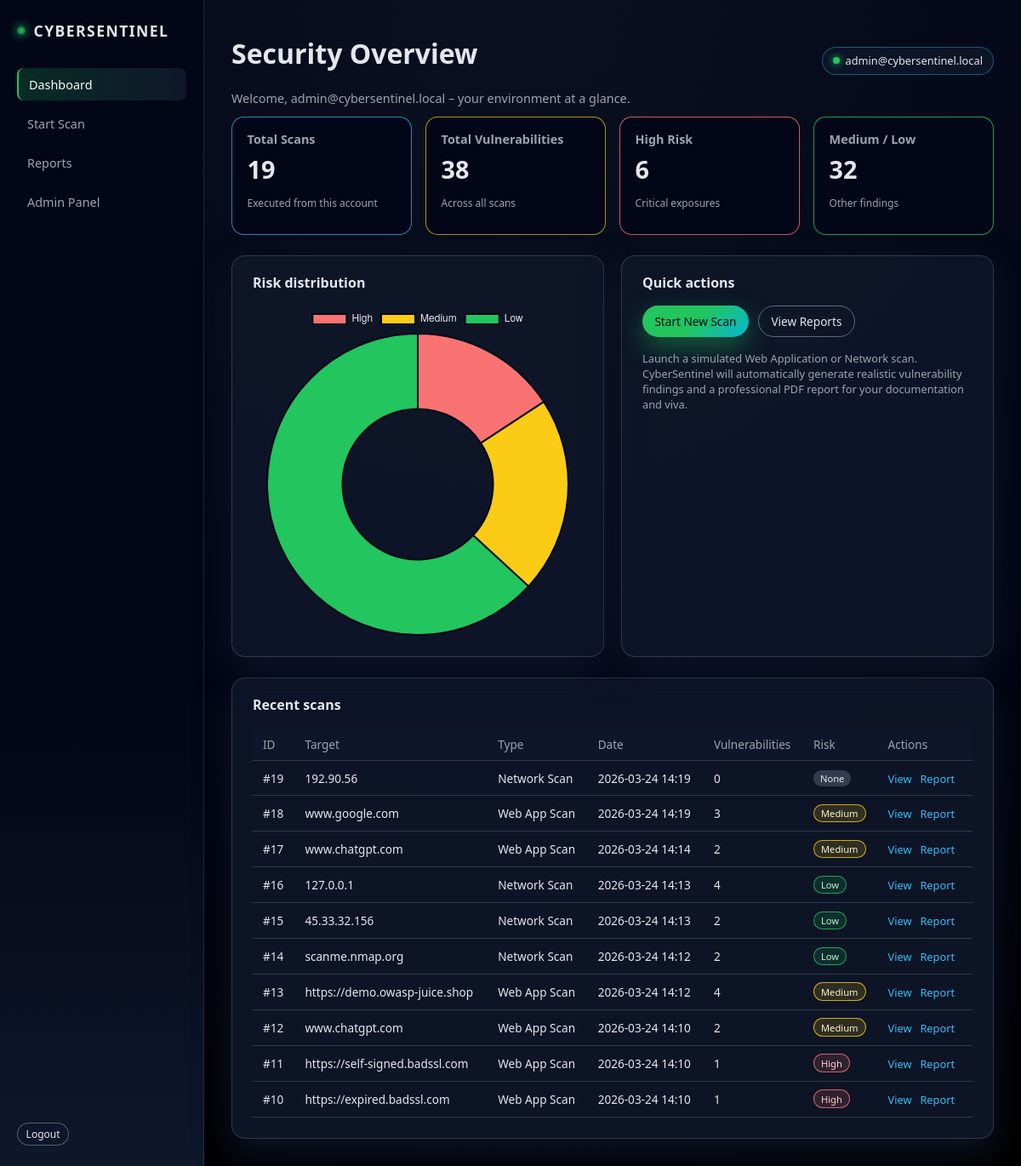
The page /dashboard (signed in) on the database its author committed.
### app.py (models this page shows, shortened)
class User(db.Model):
    id = db.Column(db.Integer, primary_key=True)
    email = db.Column(db.String(120), unique=True, nullable=False)
    password_hash = db.Column(db.String(255), nullable=False)
    is_admin = db.Column(db.Boolean, default=False)
    created_at = db.Column(db.DateTime, default=datetime.utcnow)
    scans = db.relationship("Scan", backref="user", lazy=True)

class Scan(db.Model):
    id = db.Column(db.Integer, primary_key=True)
    user_id = db.Column(db.Integer, db.ForeignKey("user.id"), nullable=False)
    target = db.Column(db.String(255), nullable=False)
    scan_type = db.Column(db.String(50), nullable=False)
    created_at = db.Column(db.DateTime, default=datetime.utcnow)
    total_vulns = db.Column(db.Integer, default=0)
    high_count = db.Column(db.Integer, default=0)
    medium_count = db.Column(db.Integer, default=0)
    low_count = db.Column(db.Integer, default=0)
    vulnerabilities = db.relationship(
        "Vulnerability", backref="scan", lazy=True, cascade="all, delete-orphan"
    )

### app.py (the view)
@app.route("/dashboard")
@login_required
def dashboard():
    user_id = session["user_id"]
    user = User.query.get(user_id)
    total_scans = Scan.query.filter_by(user_id=user_id).count()
    total_vulns = (
        db.session.query(Vulnerability)
        .join(Scan)
        .filter(Scan.user_id == user_id)
        .count()
    )
    high_count = (
        db.session.query(Vulnerability)
        .join(Scan)
        .filter(Scan.user_id == user_id, Vulnerability.severity == "High")
        .count()
    )
    medium_count = (
        db.session.query(Vulnerability)
        .join(Scan)
        .filter(Scan.user_id == user_id, Vulnerability.severity == "Medium")
        .count()
    )
    low_count = (
        db.session.query(Vulnerability)
        .join(Scan)
        .filter(Scan.user_id == user_id, Vulnerability.severity == "Low")
        .count()
    )
    recent_scans = (
        Scan.query.filter_by(user_id=user_id)
        .order_by(Scan.created_at.desc())
        .limit(10)
        .all()
    )
    return render_template(
        "dashboard.html",
        user=user,
        total_scans=total_scans,
        total_vulns=total_vulns,
        high_count=high_count,
        medium_count=medium_count,
        low_count=low_count,
        recent_scans=recent_scans,
    )

### app.py (called while the page is built)
def login_required(view_func):
    @wraps(view_func)
    def wrapper(*args, **kwargs):
        if "user_id" not in session:
            flash("Please log in to continue.", "warning")
            return redirect(url_for("login"))
        return view_func(*args, **kwargs)
    return wrapper

### templates/dashboard.html (shortened to what this page needs)
{% extends "base.html" %}
{% block page_heading %}
<h1>Security Overview</h1>
<p class="subtitle">Welcome, {{ user.email }} – your environment at a glance.</p>
{% endblock %}
{% block content %}
<div class="grid-4">
    <div class="stat-card accent">
        <h3>Total Scans</h3>
        <p class="stat-number">{{ total_scans }}</p>
        <p class="stat-label">Executed from this account</p>
    </div>
    <div class="stat-card warning">
        <h3>Total Vulnerabilities</h3>
        <p class="stat-number">{{ total_vulns }}</p>
        <p class="stat-label">Across all scans</p>
    </div>
    <div class="stat-card high">
        <h3>High Risk</h3>
        <p class="stat-number">{{ high_count }}</p>
        <p class="stat-label">Critical exposures</p>
    </div>
    <div class="stat-card low">
        <h3>Medium / Low</h3>
        <p class="stat-number">{{ medium_count + low_count }}</p>
        <p class="stat-label">Other findings</p>
    </div>
</div>
<div class="grid-2 mt-lg">
    <div class="panel">
        <div class="panel-header">
            <h3>Risk distribution</h3>
        </div>
        <canvas id="riskPieChart" height="200"></canvas>
    </div>
    <div class="panel">
        <div class="panel-header">
            <h3>Quick actions</h3>
        </div>
        <div class="quick-actions">
            <a href="{{ url_for('start_scan') }}" class="btn btn-primary">Start New Scan</a>
            <a href="{{ url_for('reports') }}" class="btn btn-outline">View Reports</a>
        </div>
        <p class="muted small-text mt-md">
            Launch a simulated Web Application or Network scan. CyberSentinel will automatically generate
            realistic vulnerability findings and a professional PDF report for your documentation and viva.
        </p>
    </div>
</div>
<div class="panel mt-lg">
    <div class="panel-header">
        <h3>Recent scans</h3>
    </div>
    <div class="table-responsive">
        <table class="table">
            <thead>
            <tr>
                <th>ID</th>
                <th>Target</th>
                <th>Type</th>
                <th>Date</th>
                <th>Vulnerabilities</th>
                <th>Risk</th>
                <th>Actions</th>
            </tr>
            </thead>
            <tbody>
            {% if recent_scans %}
                {% for scan in recent_scans %}
                    <tr>
                        <td>#{{ scan.id }}</td>
                        <td>{{ scan.target }}</td>
                        <td>{{ scan.scan_type }}</td>
                        <td>{{ scan.created_at.strftime('%Y-%m-%d %H:%M') }}</td>
                        <td>{{ scan.total_vulns }}</td>
                        <td>
                            {% if scan.high_count > 0 %}
                                <span class="badge badge-high">High</span>
                            {% elif scan.medium_count > 0 %}
                                <span class="badge badge-medium">Medium</span>
                            {% elif scan.low_count > 0 %}
                                <span class="badge badge-low">Low</span>
                            {% else %}
                                <span class="badge">None</span>
                            {% endif %}
                        </td>
                        <td>
                            <a href="{{ url_for('scan_results', scan_id=scan.id) }}" class="link">View</a>
                            <a href="{{ url_for('report_detail', scan_id=scan.id) }}" class="link">Report</a>
                        </td>
                    </tr>
                {% endfor %}
            {% else %}
                <tr>
                    <td colspan="7" class="muted center">No scans yet. Start your first security scan.</td>
                </tr>
            {% endif %}
            </tbody>
        </table>
    </div>
</div>
{% endblock %}
{% block extra_js %}
<script>
    const riskData = {
        labels: ['High', 'Medium', 'Low'],
        datasets: [{
            data: [{{ high_count }}, {{ medium_count }}, {{ low_count }}],
            backgroundColor: ['#f97373', '#facc15', '#22c55e'],
            borderColor: '#020617',
            borderWidth: 2
        }]
    };
    const ctx = document.getElementById('riskPieChart');
    if (ctx) {
        new Chart(ctx, {
            type: 'doughnut',
            data: riskData,
            options: {
                plugins: {
                    legend: {
                        labels: { color: '#e5e7eb' }
                    }
                }
            }
        });
    }
</script>
{% endblock %}

### templates/base.html (shortened to what this page needs)
<!DOCTYPE html>
<html lang="en">
<head>
    <link rel="stylesheet" href="{{ url_for('static', filename='css/style.css') }}">
</head>
<body class="dark-theme">
<div class="app-container">
    {% if session.get('user_id') %}
    <aside class="sidebar">
        <div class="logo">
            <span class="logo-dot"></span>
            <span>CyberSentinel</span>
        </div>
        <nav class="nav-links">
            <a href="{{ url_for('dashboard') }}" class="{% if request.endpoint == 'dashboard' %}active{% endif %}">Dashboard</a>
            <a href="{{ url_for('start_scan') }}" class="{% if request.endpoint == 'start_scan' %}active{% endif %}">Start Scan</a>
            <a href="{{ url_for('reports') }}" class="{% if request.endpoint == 'reports' %}active{% endif %}">Reports</a>
            {% if session.get('is_admin') %}
            <a href="{{ url_for('admin_panel') }}" class="{% if request.endpoint == 'admin_panel' %}active{% endif %}">Admin Panel</a>
            {% endif %}
        </nav>
        <div class="sidebar-footer">
            <a href="{{ url_for('logout') }}" class="btn btn-secondary small">Logout</a>
        </div>
    </aside>
    {% endif %}
    <main class="main-content {% if not session.get('user_id') %}no-sidebar{% endif %}">
        <header class="topbar">
            <div class="topbar-left">
                {% block page_heading %}{% endblock %}
            </div>
            <div class="topbar-right">
                {% if session.get('user_id') %}
                <span class="user-chip">
                    <span class="status-dot"></span>
                    {{ session.get('user_email', 'Authenticated User') }}
                </span>
                {% endif %}
            </div>
        </header>
        <section class="content">
            {% block content %}{% endblock %}
        </section>
    </main>
</div>
{% block extra_js %}{% endblock %}
</body>
</html>

### rows shown on the page
User: email "admin@cybersentinel.local", get "admin@cybersentinel.local"
Scan: id "19", target "192.90.56", scan_type "Network Scan", created_at "2026-03-24 14:19", total_vulns "0", high_count "None"
Scan: id "18", target "www.google.com", scan_type "Web App Scan", created_at "2026-03-24 14:19", total_vulns "3", high_count "Medium"
Scan: id "17", target "www.chatgpt.com", scan_type "Web App Scan", created_at "2026-03-24 14:14", total_vulns "2", high_count "Medium"
Scan: id "16", target "127.0.0.1", scan_type "Network Scan", created_at "2026-03-24 14:13", total_vulns "4", high_count "Low"
Scan: id "15", target "45.33.32.156", scan_type "Network Scan", created_at "2026-03-24 14:13", total_vulns "2", high_count "Low"
Scan: id "14", target "scanme.nmap.org", scan_type "Network Scan", created_at "2026-03-24 14:12", total_vulns "2", high_count "Low"
Scan: id "13", target "https://demo.owasp-juice.shop", scan_type "Web App Scan", created_at "2026-03-24 14:12", total_vulns "4", high_count "Medium"
Scan: id "12", target "www.chatgpt.com", scan_type "Web App Scan", created_at "2026-03-24 14:10", total_vulns "2", high_count "Medium"
Scan: id "11", target "https://self-signed.badssl.com", scan_type "Web App Scan", created_at "2026-03-24 14:10", total_vulns "1", high_count "High"
Scan: id "10", target "https://expired.badssl.com", scan_type "Web App Scan", created_at "2026-03-24 14:10", total_vulns "1", high_count "High"

### other values the page prints
{{ total_scans }} "19"
{{ total_vulns }} "38"
{{ high_count }} "6"
{{ medium_count + low_count }} "32"
chart data {{ high_count }} 6
chart data {{ medium_count }} 8
chart data {{ low_count }} 24
